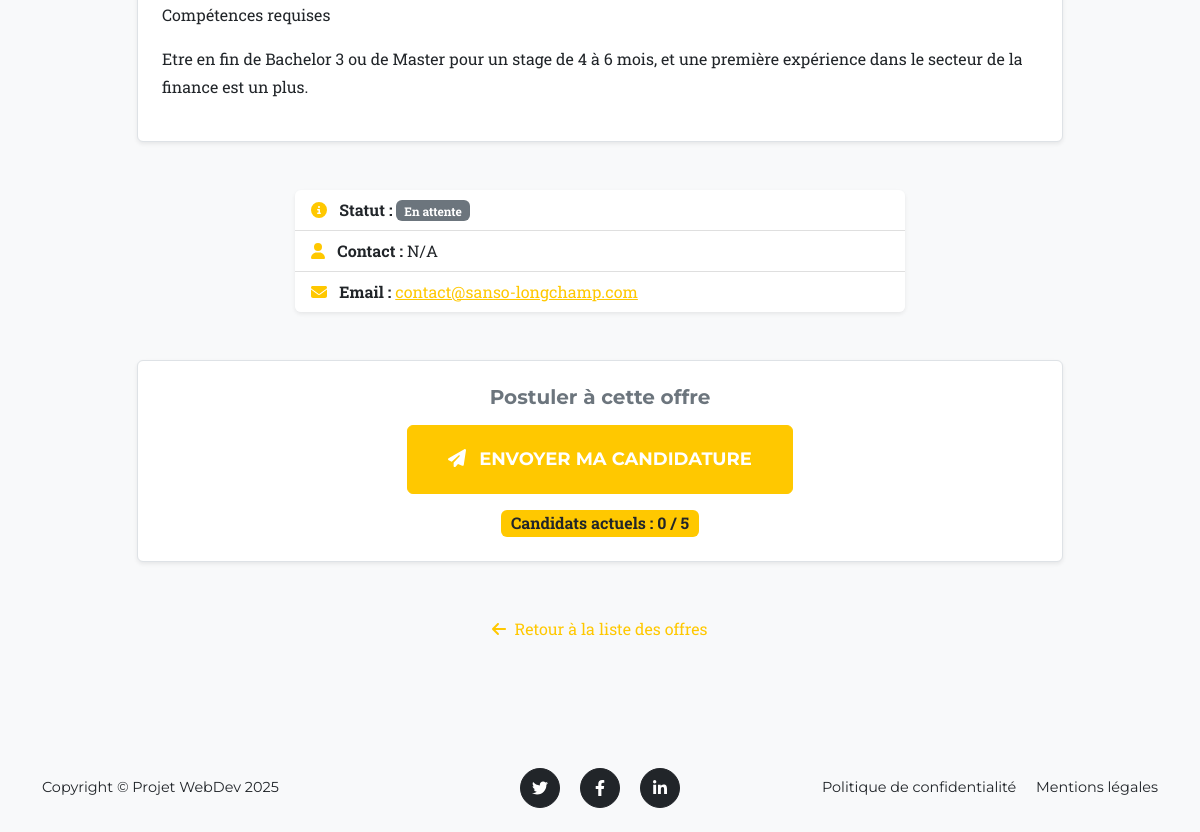
Before: /offres/18/ (signed in, lower part) with the older database file.
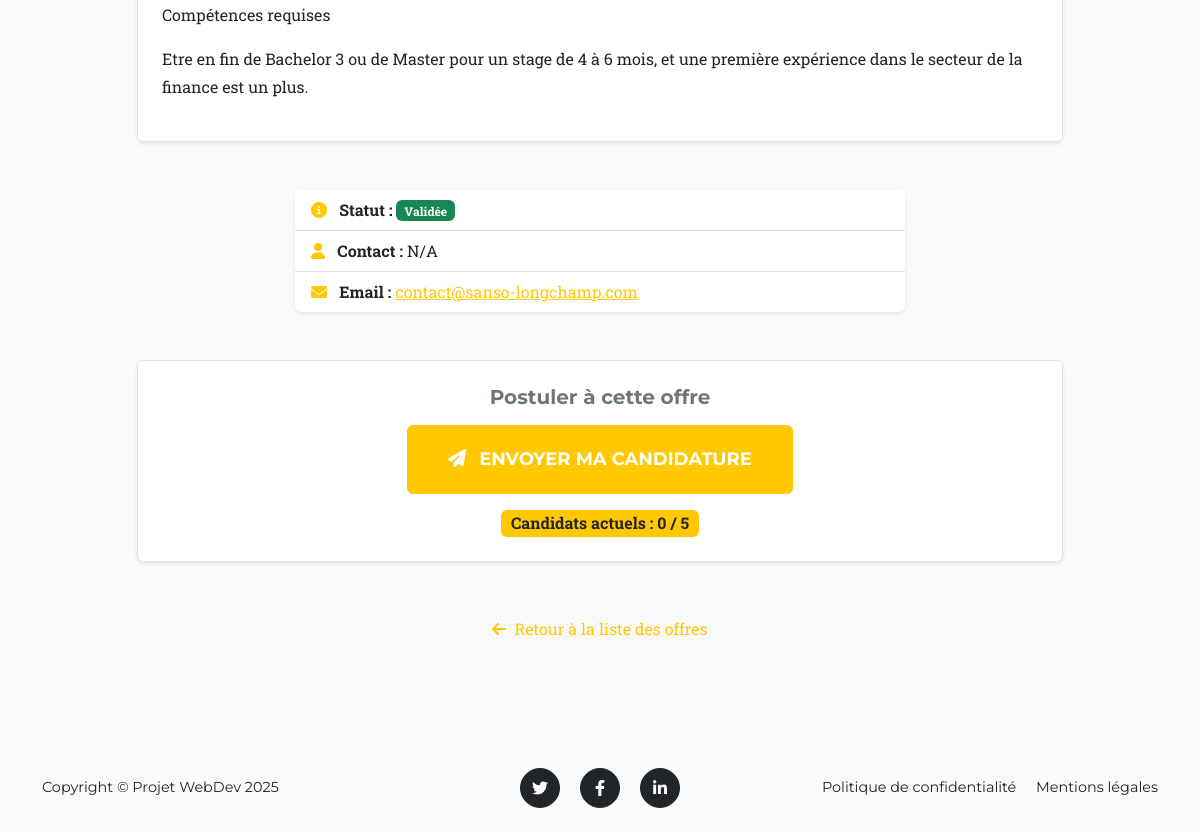
After: the same page with the newer database file.
### internship_projet/models.py (models this page shows, shortened)
class Offre(models.Model):
    ETAT_CHOICES = [
        ('En attente', 'En attente validation'),
        ('Validée', 'Validée'),
        ('Refusée', 'Refusée'),
        ('Clôturée', 'Clôturée'),
    ]
    IDOffre = models.AutoField(primary_key=True)
    Organisme = models.CharField(max_length=100, verbose_name="Nom de l'organisme")
    NomContact = models.CharField(max_length=100, verbose_name="Nom et prénom du contact")
    EmailContact = models.EmailField(verbose_name="Email du contact")
    Titre = models.CharField(max_length=100, verbose_name="Titre du stage")
    Detail = models.TextField(verbose_name="Détail du stage")
    DateDepot = models.DateTimeField(default=timezone.now, verbose_name="Date de dépôt")
    Etat = models.CharField(max_length=30, choices=ETAT_CHOICES, default='En attente')
    NbCandidats = models.IntegerField(default=0, verbose_name="Nombre de candidats actuels")

### internship_projet/views.py (the view)
# urls.py: path('<int:offre_id>/', views.detail_offre, name='detail_offre'),
@login_required
def detail_offre(request, offre_id):
    offre = get_object_or_404(Offre, IDOffre=offre_id)
    a_deja_postule = False
    if request.user.is_authenticated:
        a_deja_postule = Candidature.objects.filter(Offre=offre, Etudiant=request.user).exists()
    return render(request, 'internship_projet/detail_offre.html', {
        'offre': offre,
        'a_deja_postule': a_deja_postule ,
        'is_etudiant': is_etudiant(request.user)
    })

### internship_projet/views.py (called while the page is built)
def is_etudiant(user):
    return user.groups.filter(name='Etudiants').exists() and not user.is_superuser

### internship_projet/templates/internship_projet/detail_offre.html (shortened to what the changed rows need)
{% extends 'internship_projet/base.html' %}
{% load static %}
{% block content %}
<section class="page-section bg-light" id="offre-detail">
    <div class="container">
        <div class="row justify-content-center">
            <div class="col-lg-10">
                <div class="modal-body text-center">
                    <div class="text-start p-4 mb-5 border rounded bg-white shadow-sm">
                        <p class="large text-muted mb-0">
                            {{ offre.Detail|linebreaks }}
                        </p>
                    </div>
                    <div class="row justify-content-center mb-5">
                        <div class="col-md-8">
                            <ul class="list-group list-group-flush text-start shadow-sm rounded">
                                <li class="list-group-item">
                                    <i class="fas fa-info-circle me-2 text-primary"></i>
                                    <strong>Statut :</strong>
                                    <span class="badge {% if offre.Etat == 'Validée' %}bg-success{% else %}bg-secondary{% endif %}">
                                        {{ offre.Etat }}
                                    </span>
                                </li>
                                <li class="list-group-item">
                                    <i class="fas fa-user me-2 text-primary"></i>
                                    <strong>Contact :</strong> {{ offre.NomContact }}
                                </li>
                                <li class="list-group-item">
                                    <i class="fas fa-envelope me-2 text-primary"></i>
                                    <strong>Email :</strong> <a href="mailto:{{ offre.EmailContact }}">{{ offre.EmailContact }}</a>
                                </li>
                            </ul>
                        </div>
                    </div>
                    <div class="mt-5 p-4 bg-white rounded shadow-sm border">
                        {% if not is_etudiant %}
                            <div class="alert alert-info d-inline-block mb-0">
                                <i class="fas fa-info-circle me-2"></i>
                                Seuls les étudiants connectés peuvent candidater.
                            </div>
                        {% elif offre.Etat == 'Clôturée' or offre.NbCandidats >= 5 %}
                            <button class="btn btn-secondary btn-xl disabled" disabled>
                                <i class="fas fa-lock me-2"></i> Offre Clôturée (Quota atteint)
                            </button>
                            <p class="text-danger mt-2 small mb-0">Le nombre maximum de 5 candidats a été atteint.</p>
                        {% elif a_deja_postule %}
                            <button class="btn btn-success btn-xl disabled" disabled>
                                <i class="fas fa-check-circle me-2"></i> Vous avez déjà candidaté
                            </button>
                            <p class="text-muted mt-2 small mb-0">Votre dossier est en cours de traitement.</p>
                        {% else %}
                            <form action="{% url 'candidater_offre' offre.IDOffre %}" method="POST">
                                <button type="submit" class="btn btn-primary btn-xl text-uppercase">
                                    <i class="fas fa-paper-plane me-2"></i> Envoyer ma candidature
                                </button>
                            </form>
                            <div class="mt-3">
                                <span class="badge bg-warning text-dark fs-6">
                                    Candidats actuels : {{ offre.NbCandidats }} / 5
                                </span>
                            </div>
                        {% endif %}
                    </div>
                </div>
            </div>
        </div>
    </div>
</section>
{% endblock %}

Changed rows visible on the page:
changed Offre "contact@sanso-longchamp.com": Etat "En attente" → "Validée"
